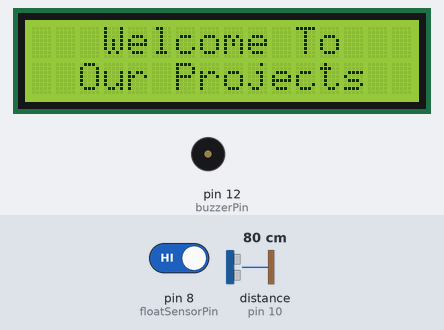
A sketch run on a simulated Arduino Uno, built with avr-gcc and run on an emulated ATmega328P. On the bench: 16×2 character LCD, buzzer (waves = sounding, pin HIGH). Wiring (inferred from the names in the program): ultrasonic range finder: trigger pin 11; echo pin 10. Inputs (shaded band) come from the test bench; at power-on: pin 8 (floatSensorPin) HIGH, distance to the obstacle (sensor on pin 10) 80 cm. The echo pulse lasts 58.3 µs per cm; the modem accepts every AT command (registered, SIM ready, sends succeed) and sends nothing else; pins used as bus, display or sensor lines are not drawn; what the sketch prints to the serial monitor is not drawn.

Above: at 1.1 s.
At 3.2 s:
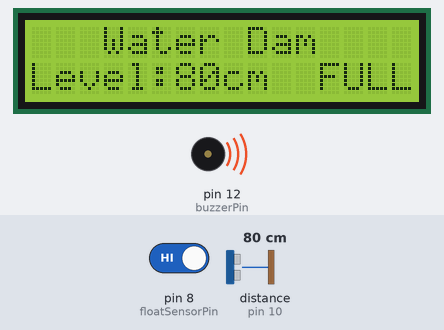
Timing chart, 0 to 4.7 s (numbered marks = the images above):
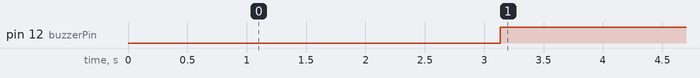

Measured:
- by itself, pin 12 (buzzerPin): LOW → HIGH at 3.1 s
- what the display in image 0 shows lasts 2.0 s, from 1.1 s to 3.1 s

The sketch:

Water_dam_monitoring_system.ino
```cpp
// Prateek
// www.justdoelectronics.com

#include <Wire.h>
#include <SoftwareSerial.h>
#include <LiquidCrystal_I2C.h>
LiquidCrystal_I2C lcd(0x27, 16, 2);

#define rxPin 2
#define txPin 3
#define trigPin 11
#define echoPin 10
#define floatSensorPin 8
#define buzzerPin 12

SoftwareSerial sim800(rxPin, txPin);
String phoneNumbers[] = {"+918830584864", "+91xxxxxxxxxx", "+91xxxxxxxxxx"};
int totalNumbers = sizeof(phoneNumbers) / sizeof(phoneNumbers[0]);

int tankFullAlertSent = 0;

void setup() {
  pinMode(trigPin, OUTPUT);
  pinMode(echoPin, INPUT);
  pinMode(floatSensorPin, INPUT_PULLUP);
  pinMode(buzzerPin, OUTPUT);

  Serial.begin(9600);
  sim800.begin(9600);
  Serial.println("SIM800L software serial initialized");

  sim800.println("AT");
  delay(1000);

  lcd.init();
  lcd.backlight();
  lcd.clear();
  lcd.setCursor(0, 0);
  lcd.print("   Welcome To");
  lcd.setCursor(0, 1);
  lcd.print("  Our Projects");
  delay(2000);
  lcd.clear();
}

void loop() {

  long time_duration, distance_in_cm;
  digitalWrite(trigPin, LOW);
  delayMicroseconds(2);
  digitalWrite(trigPin, HIGH);
  delayMicroseconds(10);
  digitalWrite(trigPin, LOW);
  time_duration = pulseIn(echoPin, HIGH);
  distance_in_cm = time_duration / 29 / 2;

  Serial.print(distance_in_cm);
  Serial.println(" cm");

  lcd.clear();
  lcd.setCursor(3, 0);
  lcd.print("Water Dam");
  lcd.setCursor(0, 1);
  lcd.print("Level:");
  lcd.setCursor(6, 1);
  lcd.print(distance_in_cm);
  lcd.print("cm");

  // Check float sensor
  if (digitalRead(floatSensorPin) == HIGH) {
    lcd.setCursor(12, 1);
    lcd.print("FULL");
    digitalWrite(buzzerPin, HIGH);

    if (tankFullAlertSent == 0) {
      String alertMessage = "EMERGENCY: Dam water level is FULL. Immediate Action Required!";
      sendMultipleSMS(alertMessage);
      tankFullAlertSent = 1;
    }
  } else {
    lcd.setCursor(12, 1);
    lcd.print("LOW ");
    digitalWrite(buzzerPin, LOW);
    tankFullAlertSent = 0;
  }

  delay(1000);
}

// Function to send SMS to multiple numbers
void sendMultipleSMS(String message) {
  for (int i = 0; i < totalNumbers; i++) {
    sendSMS(phoneNumbers[i], message);
    delay(5000);
  }
}

// Function to send SMS to a single number
void sendSMS(String number, String message) {
  Serial.print("Sending SMS to: ");
  Serial.println(number);

  sim800.println("AT+CMGF=1");
  delay(1000);
  sim800.print("AT+CMGS=\"");
  sim800.print(number);
  sim800.println("\"");
  delay(1000);
  sim800.println(message);
  delay(1000);
  sim800.write(26);
  delay(5000);

  Serial.println("SMS sent.");
}
```
